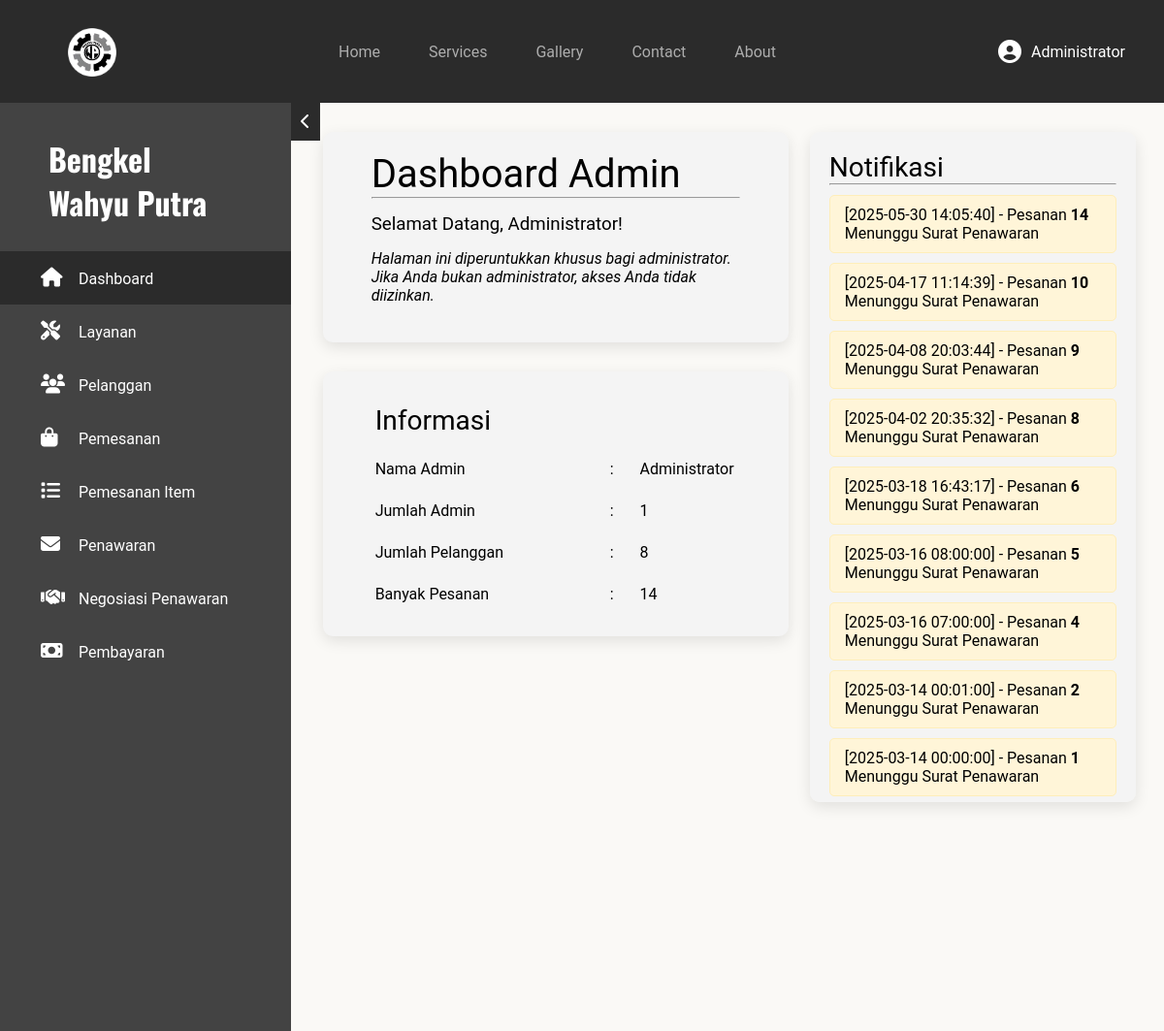
Before: /dashboard/admin/ (signed in) with the older database file.
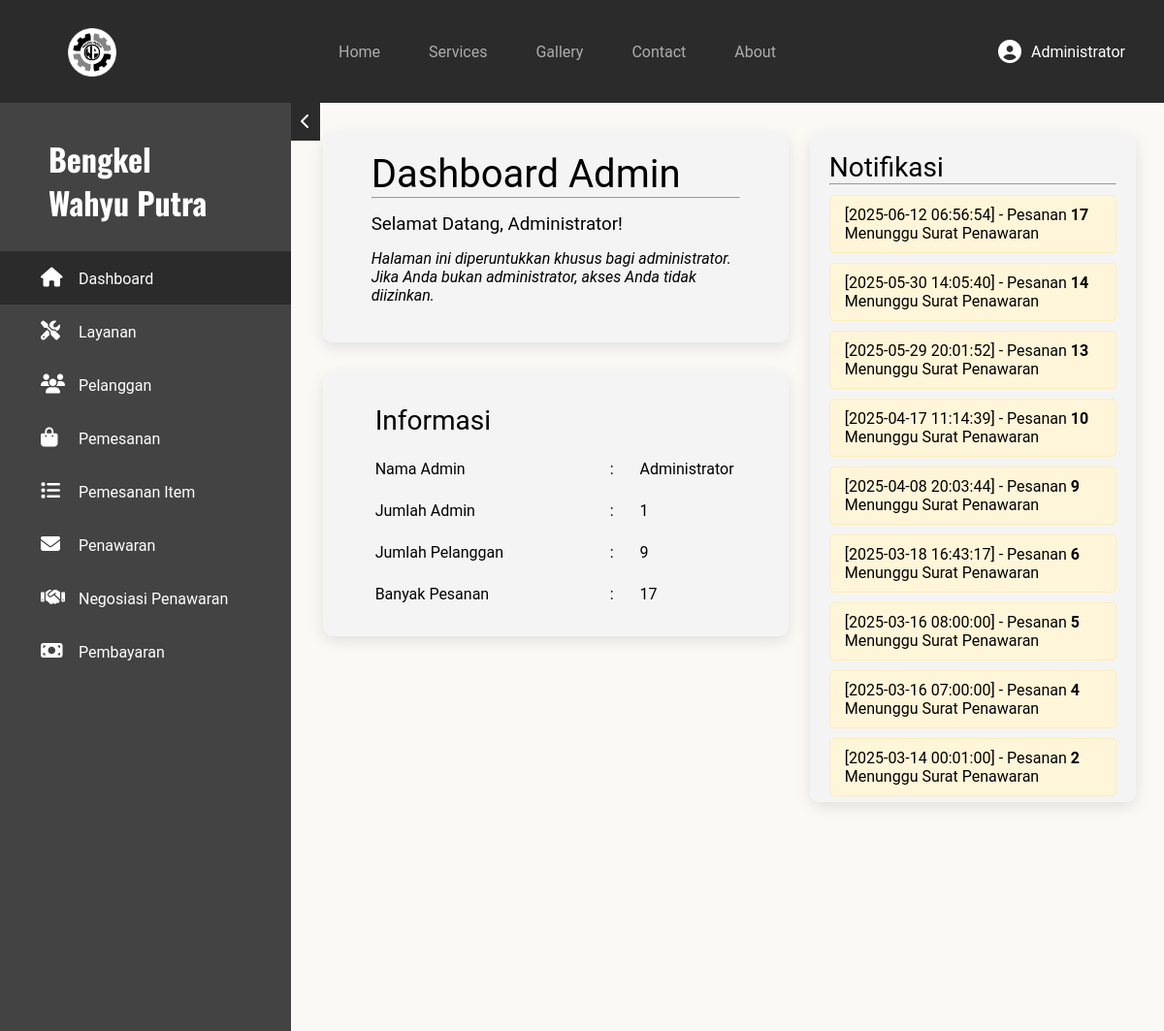
After: the same page with the newer database file.
### tables this page shows
CREATE TABLE `pemesanan` (
  `no_pesanan` int(11) NOT NULL,
  `id_pelanggan` int(11) NOT NULL,
  `waktu_pemesanan` datetime NOT NULL DEFAULT current_timestamp(),
  `nama_jalan` varchar(100) NOT NULL,
  `kecamatan` varchar(50) NOT NULL,
  `kabupaten_kota` varchar(50) NOT NULL,
  `provinsi` varchar(30) NOT NULL,
  `kode_pos` char(5) NOT NULL,
  `detail` varchar(50) DEFAULT NULL,
  `id_service` int(11) NOT NULL,
  `estimasi` date DEFAULT NULL,
  `status_pesanan` enum('Menunggu Penawaran','Penawaran Diterbitkan','Negosiasi Penawaran','Dalam Proses','Menunggu Pembayaran','Konfirmasi Pembayaran','Selesai') NOT NULL DEFAULT 'Menunggu Penawaran'
);

### dashboard/admin/index.php (the view, shortened to what this page needs)
<?php
require_once $_SERVER['DOCUMENT_ROOT'] . "/includes/global/koneksi.php";
?>
<!DOCTYPE html>
<html lang="en">
<head>
    <link rel="stylesheet" href="../../assets/css/global.css">
    <link rel="stylesheet" href="../../assets/css/admin.css">
    <link rel="stylesheet" href="../../assets/fontawesome/css/all.css">
</head>
<body>
    <?php require_once $_SERVER['DOCUMENT_ROOT'] . "/includes/global/nav.php"; ?>
    <main>
        <?php require_once $_SERVER['DOCUMENT_ROOT'] . "/includes/admin/aside.php"; ?>
        <div class="utama admin">
            <section class="welcome">
                <h1>Dashboard Admin</h1>
                <hr>
                <h3>Selamat Datang, <?php echo $_SESSION['data']['nama_pelanggan']; ?>!</h3>
                <p style="font-style: italic;">Halaman ini diperuntukkan khusus bagi administrator. Jika Anda bukan administrator, akses Anda tidak diizinkan.</p><br>
            </section>
            <section class="informasi">
                <?php
                $admin = $conn->query("SELECT COUNT(id_pelanggan) As jml_admin FROM pelanggan WHERE role = 'Admin'");
                $admin = $admin->fetch_assoc();
                $user = $conn->query("SELECT COUNT(id_pelanggan) As jml_pelanggan FROM pelanggan WHERE role = 'User'");
                $user = $user->fetch_assoc();
                $pesanan = $conn->query("SELECT COUNT(no_pesanan) As jml_pesanan FROM pemesanan");
                $pesanan = $pesanan->fetch_assoc();
                ?>
                <table>
                    <tr>
                        <td>
                            <h1>Informasi</h1>
                        </td>
                    </tr>
                    <tr>
                        <td class="info">Nama Admin</td>
                        <td>:</td>
                        <td class="data"><?= $_SESSION['data']['nama_pelanggan'] ?></td>
                    </tr>
                    <tr>
                        <td class="info">Jumlah Admin</td>
                        <td>:</td>
                        <td class="data"><?= $admin['jml_admin'] ?></td>
                    </tr>
                    <tr>
                        <td class="info">Jumlah Pelanggan</td>
                        <td>:</td>
                        <td class="data"><?= $user['jml_pelanggan'] ?></td>
                    </tr>
                    <tr>
                        <td class="info">Banyak Pesanan</td>
                        <td>:</td>
                        <td class="data"><?= $pesanan['jml_pesanan'] ?></td>
                    </tr>
                </table>
            </section>
            <section class="notif">
                <h1>Notifikasi</h1>
                <hr>
                <?php
                $notif = $conn->query('SELECT * FROM pemesanan p JOIN pelanggan pl ON pl.id_pelanggan = p.id_pelanggan WHERE p.status_pesanan = 1 OR p.status_pesanan = 3 ORDER BY p.waktu_pemesanan DESC');
                while ($row = $notif->fetch_assoc()) :
                    if ($row['status_pesanan'] == 'Menunggu Penawaran') {
                ?>
                        <p class="notif-text"> [<?= $row['waktu_pemesanan'] ?>] - Pesanan <strong><?= $row['no_pesanan'] ?></strong> Menunggu Surat Penawaran</p>
                    <?php
                    } else { ?>
                        <p class="notif-text" style="background-color: #70abff;"> [<?= $row['waktu_pemesanan'] ?>] - Pesanan <strong><?= $row['no_pesanan'] ?></strong> Negosiasi</p>
                <?php    }
                endwhile;
                ?>
            </section>
        </div>
    </main>
</body>
</html>

Changed rows visible on the page:
no longer on this page (row edited): pemesanan: waktu_pemesanan "2025-04-02 20:35:32", no_pesanan "8"
no longer on this page (row edited): pemesanan: waktu_pemesanan "2025-03-14 00:00:00", no_pesanan "1"
added pemesanan: waktu_pemesanan "2025-06-12 06:56:54", no_pesanan "17"
now on this page (row edited): pemesanan: waktu_pemesanan "2025-05-29 20:01:52", no_pesanan "13"
Other visible differences:
$user['jml_pelanggan']: "8" → "9"
$pesanan['jml_pesanan']: "14" → "17"
